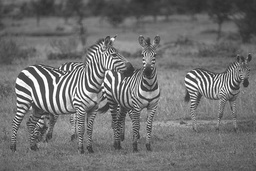
#> input picture Lab 1/test04.jpg, 256 x 171 px, shrunk from 481 x 321 before the run, given in place of test00.png, which was not available
$ python 32281013_Lab1_Submission.py.py
#> lines starting #> are read from the running program, lines starting #| are printed output that depends on the picture; after the words box and inside, x2 and y2 are one past the last pixel; in counts of white or black regions, pixels touching at a corner belong together; pictures that were not available may be replaced by others from this repository, and a replacement may not be noted
#!/usr/bin/env python
# coding: utf-8

# In[1]:


import os
import numpy as np
from matplotlib import pyplot as plt
import cv2
from numpy import nan


# In[2]:


student_id = 32281013
student_name = "Avvienash Jaganathan"


# In[3]:


"""
NOTE: None of the code were generated using an AI coding program. All code were manually written by me
"""


# # Task 1: Implement a function to perform convolution

# In[4]:


def conv(im, A):

    H, W = im.shape
    h, w = A.shape
    B = np.zeros((H-h+1,W-w+1))

    for x in range((H-h+1)*(W-w+1)):
            r = x // (W-w+1)
            c = x % (W-w+1)
            B[r,c] = np.sum(np.multiply(A,im[r:r+h,c:c+w]))


    return B


# In[5]:


"""
Assumpitions:
 - The kernel size is a multiple of the image size
 - Stride = 1
 - Padding = 0

The function takes two arguments:

    im: a 2D numpy array representing the input image.
    A: a 2D numpy array representing the filter.

First, the function extracts the height and width of the input image using the shape attribute of the numpy array.
It also extracts the height and width of the filter.

Then, the function creates a new numpy array B with dimensions (H-h+1, W-w+1),
where H and W are the height and width of the input image, and h and w are the height and width of the filter.
B is the output array that will store the result of the convolution.

Next, the function performs the convolution operation
by looping through all the possible positions of the filter A over the input image im.
For each position, it multiplies the filter A element-wise with the corresponding subregion of the input image im,
and then takes the sum of the resulting values.
This sum is then stored in the output array B at the corresponding position.

Finally, the function returns the output array B.
The output size can be determined using the formula: Output_size = Input_size - Kernel_size + 1

In summary, the conv function performs 2D convolution of an input image with a filter by sliding the filter over the image and computing the sum of element-wise products between the filter and the corresponding subregion of the image at each position.

"""


# In[6]:


kernel = (1/159) *  np.array([[2, 4, 5, 4, 2], [4, 9, 12, 9, 4], [5, 12, 15, 12, 5], [4, 9, 12, 9, 4], [2, 4, 5, 4, 2]])


# In[7]:


def gaus(size,sigma):
    k = (size-1)/2
    G = np.zeros((size,size))
    for x in range(size*size):
        i = x%size;
        j = x//size;
        G[i,j] = (1/(2*np.pi*sigma**2))*np.exp(-((i-k)**2+(j-k)**2)/(2*sigma**2))

    return G


# In[8]:


"""
Function Name: gaus

Inputs:

size: an integer representing the size of the kernel.
sigma: a float representing the standard deviation of the Gaussian distribution.

Output:

A 2D numpy array representing the Gaussian kernel.

Function Description:

Generates a 2D Gaussian kernel of the specified size and standard deviation using the Gaussian distribution formula.
Returns the generated Gaussian kernel as a 2D numpy array.

"""


# In[9]:


im = cv2.imread('./test00.png',cv2.IMREAD_GRAYSCALE)
#> im is the input picture: shape (171, 256); min 26, max 255, mean 112

print("The image size is: ",im.shape)
#| The image size is:  (171, 256)
plt.imshow(im, cmap='gray')
plt.colorbar()
plt.title("Original Image")
plt.show()

im_blur = conv(im, kernel)
im_blur = (255*(im_blur - np.min(im_blur))/np.ptp(im_blur)).astype(np.uint8)

print("The image size is: ",im_blur.shape)
#| The image size is:  (167, 252)
plt.imshow(im_blur,cmap='gray')
plt.colorbar()
plt.title("Blured Image")
plt.show()


# # Task 2: Calculate the image gradients
#

# In[10]:


# Write your code here
sobel_x = np.array([[-1, 0, 1], [-2, 0, 2], [-1, 0, 1]])
sobel_y = np.array([[-1, -2, -1], [0, 0, 0], [1, 2, 1]])

grad_x = conv(im_blur,sobel_x)
grad_y = conv(im_blur,sobel_y)
#> after the loop in conv (call 3), `for x in range((H-h+1)*(W-w+1)):`:
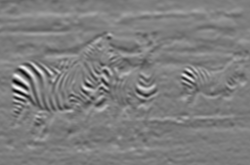
#> B: shape (165, 250) float64; min -450, max 462, mean 2.4; drawn with min black and max white


# In[11]:


# Show results here
print("The image size is: ",grad_x.shape)
#| The image size is:  (165, 250)
plt.imshow(grad_x,cmap='gray')
plt.colorbar()
plt.title("Gradient X")
plt.show()

print("The image size is: ",grad_y.shape)
#| The image size is:  (165, 250)
plt.imshow(grad_y,cmap='gray')
plt.colorbar()
plt.title("Gradient Y")
plt.show()


# In[12]:


## Demonstrate your understanding by answering the question below:
## Looking at the filter coefficients, explain how a sobel filter picks out horizontal edges?

"""
The Sobel filter for detecting horizontal edges has a row of coefficients that are designed
to highlight horizontal edges that run from right to left (-1, 0, 1),
and a row of coefficients that are designed to highlight horizontal edges that run from left to right (1, 0, -1).

The Sobel filter detects horizontal edges by comparing the difference of pixel values between two adjacent columns in the image.

If a pixel in the image has a high value and is located to the left of a pixel with a low value, the filter will produce a large positive value in the corresponding output pixel.

If a pixel in the image has a low value and is located to the left of a pixel with a high value, the filter will produce a large negative value in the corresponding output pixel.

Overall, the Sobel filter for detecting horizontal edges works by using a difference of pixel values between two adjacent columns in the image.

The kernel coefficients are designed to highlight horizontal edges that run from right to left or from left to right, depending on the sign of the coefficients.
"""


# # Task 3: Calculate gradient magnitude

# In[13]:


grad_mag = np.hypot(grad_x,grad_y)


# In[14]:


# Show results here
print("The image size is: ",grad_mag.shape)
#| The image size is:  (165, 250)
plt.imshow(grad_mag,cmap='gray')
plt.colorbar()
plt.title("Grad mag")
plt.show()


# In[15]:


# Demonstrate your understanding by answering the question below:
# What differences in gradient magnitude would be observed for a corner, edge and solid region?
"""
For a corner, where there is a sharp change in intensity in two perpendicular directions,
the gradient magnitude will be high in both directions,
resulting in a large gradient magnitude overall.

For an edge, where there is a gradual change in intensity in one direction,
the gradient magnitude will be high in that direction and low in the perpendicular direction,
resulting in a moderate gradient magnitude overall.

For a solid region, where there is little to no change in intensity,
the gradient magnitude will be low in all directions,
resulting in a small gradient magnitude overall.
"""


# # Task 4: Calculate gradient orientation

# In[16]:


# Write your code here
grad_ori = (np.round( np.arctan2(-grad_y,grad_x)/(np.pi/4))*45)
grad_ori[grad_ori < 0] += 180 # convert negative angles to positive
grad_ori[grad_ori == 180] = 0 # 180 and 0 are the same, so set as 0
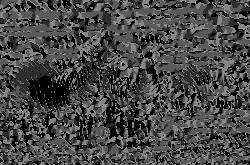
#> grad_ori: shape (165, 250) float64; min 0, max 135, mean 69
grad_ori[np.multiply(grad_x == 0, grad_y == 0)] = 180 # if grad x and grad y are 0, The ori is undefined.
#> grad_ori: shape (165, 250) float64; 0.07% of pixels changed, all inside (x1, y1, x2, y2) = (28, 1, 247, 165)


# In[17]:


# Show results here


"""
0°: |
45°: \
90°: -
135°: /

"""

print("The image size is: ",grad_ori.shape)
#| The image size is:  (165, 250)
plt.imshow(grad_ori, cmap= "ocean")
plt.colorbar()
plt.title("Gradient Orientaion rounded to nearst 45 deg")
plt.show()
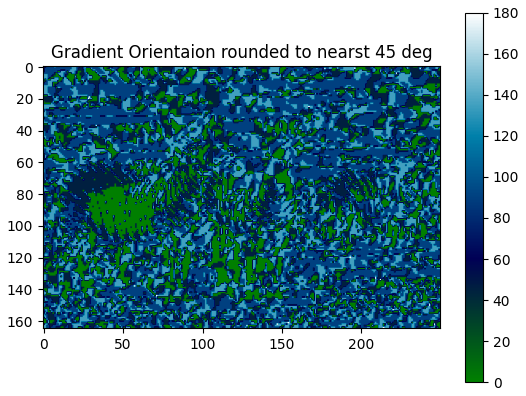
#> figure drawn by matplotlib, 2 panels


# In[18]:


# Demonstrate your understanding by answering the question below:
# How could the gradient orientation be used to obtain rotational invariance for patch matching?
"""
The gradient orientation can be used to obtain rotational invariance for patch matching
by aligning the gradients of the patches being compared.

To do this, we can calculate the gradient orientation for each patch using a Sobel filter,
as we did previously.
Then, we can rotate each patch
so that the dominant gradient orientation aligns with a fixed direction,
such as the vertical axis. This is achieved by rotating the patch
by the opposite angle of the dominant gradient orientation.

By aligning the dominant gradient orientation of each patch,
we ensure that they have the same orientation before matching,
and thus are more likely to be similar regardless of their orientation in the image.

Once the patches are aligned,
we can use any patch matching algorithm,
such as normalized cross-correlation, to compare them.
The result of the matching algorithm will be invariant to rotations of the patches,
as we have aligned their dominant gradient orientation.

In summary, we can use the gradient orientation to obtain rotational invariance for patch matching
by aligning the dominant gradient orientation of each patch to a fixed direction before comparing them.

"""


# # Task 5: Extend your code to perform non-maximal suppression

# In[19]:


def non_max_sup(mag,angle):

    H, W = mag.shape
    M = np.zeros((H,W))

    for i in range((H-2)*(W-2)):
        r = i // (W-2) + 1
        c = i % (W-2) + 1


        m = mag[r,c]

        if (m == 0):
            continue

        mu = mag[r-1,c]
        mul = mag[r-1,c-1]
        mur = mag[r-1,c+1]
        mr = mag[r,c+1]
        ml = mag[r,c-1]
        md = mag[r+1,c]
        mdl = mag[r+1,c-1]
        mdr = mag[r+1,c+1]

        match angle[r,c]:
            case 0:
                if (m >= ml) and (m >= mr):
                    M[r,c] = m
            case 45:
                if (m >= mur) and (m >= mdl):
                    M[r,c] = m
            case 90:
                if (m >= mu) and (m >= md):
                    M[r,c] = m
            case 135:
                if (m >= mul) and (m >= mdr):
                    M[r,c] = m
#> this loop made 40424 passes
#> (m, mu, mul, mur, mr, ml, md, mdl) on passes 1 to 3: (79.12, 64.4, 71.06, 60.42, 85.15, 78.6, 76.49, 68.96), (85.15, 60.42, 64.4, 63.2, 91.27, 79.12, 85.05, 76.49), (91.27, 63.2, 60.42, 65.51, 90.8, 85.15, 88.36, 85.05)
#| The image size is:  (165, 250)
    return M


# In[20]:


"""

Function Name: non_max_sup

Inputs:

mag: a 2D numpy array representing the magnitude of the edge response.
angle: a 2D numpy array representing the angle of the edge response.

Output:

A 2D numpy array representing the non-maximum suppressed edge response.

Function Description:

Performs non-maximum suppression on the edge response to thin edges to a single pixel width.
Returns the non-maximum suppressed edge response as a 2D numpy array.

"""


# In[21]:


def double_thres(M,tl,th):
    low_thres = tl
    high_thres = th

    T = np.zeros_like(M)

    T[M > low_thres] = 1
    T[M > high_thres] = -1

    return T


# In[22]:


"""

Function Name: double_thres

Inputs:

M: a 2D numpy array representing the non-maximum suppressed edge response.
tl: a float representing the low threshold value.
th: a float representing the high threshold value.

Output:

A 2D numpy array representing the thresholded edge response.

Function Description:

Applies double thresholding to the non-maximum suppressed edge response to identify strong and weak edges.
Returns a binary image where the strong edges are set to -1 and the weak edges are set to 1.

"""


# In[23]:


# [10 lines left out: function single_thres, not called in this run]


# In[24]:


"""

Function Name: single_thres

Inputs:

M: a 2D numpy array representing the non-maximum suppressed edge response.
t: a float representing the threshold value. (Optional, default value is 0.2)

Output:

A 2D numpy array representing the thresholded edge response.

Function Description:

Applies single thresholding to the non-maximum suppressed edge response to identify edges.
Returns a binary image where the edges are set to 1 and the non-edges are set to 0.

"""


# In[25]:


def connectivity_analysis_4_connected(M):

    labels = {}


    l = 1
    rm  = np.array([])
    T = np.zeros_like(M)
    h,w = M.shape

    for r in range(h):
        for c in range(w):

            m = M[r,c]
            if m == 0:
                continue

            if (r == 0) and (c  == 0):
                t_n = np.array([T[r,c+1],T[r+1,c]])
            elif (r == h-1) and (c  == 0):
                t_n = np.array([T[r-1,c],T[r,c+1]])
            elif (r == 0) and (c  == w-1):
                t_n = np.array([T[r,c-1],T[r+1,c]])
            elif (r == h-1) and (c  == w-1):
                t_n = np.array([T[r-1,c],T[r,c-1]])
            elif (r == 0):
                t_n = np.array([T[r,c+1],T[r,c-1],T[r+1,c]])
            elif (c  == 0):
                t_n = np.array([T[r-1,c],T[r,c+1],T[r+1,c]])
            elif (r == h-1):
                t_n = np.array([T[r-1,c],T[r,c+1],T[r,c-1]])
            elif (c  == w-1):
                t_n = np.array([T[r-1,c],T[r,c-1],T[r+1,c]])
            else:
                t_n = np.array([T[r-1,c],T[r,c+1],T[r,c-1],T[r+1,c]])


            for n in range(np.prod(t_n.shape)):
                if (t_n[n] != 0) and (T[r,c] == 0):
                    T[r,c] = t_n[n]
                elif (t_n[n] != 0) and (T[r,c] != 0) and (T[r,c] != t_n[n]):
                    T_max = np.max([T[r,c],t_n[n]])
                    T[r,c] = np.min([T[r,c],t_n[n]])
                    labels[T[r,c]] = np.unique(np.concatenate((labels[T[r,c]], labels[T_max]))).astype(int)
                    rm = np.unique(np.append(rm, T_max))


            if T[r,c] == 0:
                T[r,c] = l
                labels[l] = np.array([l])
                l += 1


    for lb in rm:
        labels.pop(lb)


    for r in range(h):
        for c in range(w):
            t = T[r,c]
            if t == 0:
                continue
            for key in labels.keys():
                arr = labels[key]
                for lb in arr:
                    if t == lb:
                        t = key
                        break
            T[r,c] = t
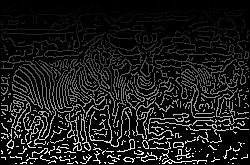
#> T: shape (165, 250) float64; min 0, max 2350, mean 255.6; drawn with min black and max white

    M_c = np.zeros_like(M)
    M_c[M == -1] = 1
    for lb in labels.keys():
        if (np.sum(np.multiply((M == -1),(T == lb))) > 0):
            M_c[np.multiply((M == 1),(T == lb))] = 1
#> this loop made 1686 passes
#> lb on passes 23 to 25: 24, 25, 26
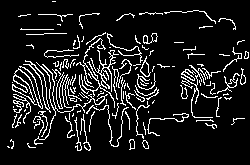
#> M_c: shape (165, 250) float64; values 0 (black) and 1 (white), 10.8% white in thin lines or dots, all inside (x1, y1, x2, y2) = (7, 1, 249, 151)

    return M_c,T


# In[26]:


"""
Function Name: connectivity_analysis_4_connected

Inputs:

M: a 2D numpy array representing a binary image, where 0 represents the background and 1 represents the foreground.

Outputs:

labels: a dictionary where the keys are the integer labels for each connected component in the image and the values are numpy arrays containing the coordinates of each pixel belonging to the component.

Function Description:

This function performs 4-connected connectivity analysis on a binary image and returns the labels for each connected component.
Finalize the detection of edges by suppressing all the other edges that are weak and not connected to strong edges.

"""


# In[27]:


# [81 lines left out: function connectivity_analysis_8_connected, not called in this run]


# In[28]:


"""
Function Name: connectivity_analysis_8_connected

Inputs:

M: a 2D numpy array representing a binary image, where 0 represents the background and 1 represents the foreground.

Outputs:

labels: a dictionary where the keys are the integer labels for each connected component in the image and the values are numpy arrays containing the coordinates of each pixel belonging to the component.

Function Description:

This function performs 8-connected connectivity analysis on a binary image and returns the labels for each connected component.
Finalize the detection of edges by suppressing all the other edges that are weak and not connected to strong edges.

"""


# In[29]:


def median_filter(img_noisy):

    m, n = img_noisy.shape

    # Traverse the image. For every 3X3 area,
    # find the median of the pixels and
    # replace the center pixel by the median
    img_new = np.zeros([m, n])

    for i in range(1, m-1):
        for j in range(1, n-1):
            temp = [img_noisy[i-1, j-1],
                   img_noisy[i-1, j],
                   img_noisy[i-1, j + 1],
                   img_noisy[i, j-1],
                   img_noisy[i, j],
                   img_noisy[i, j + 1],
                   img_noisy[i + 1, j-1],
                   img_noisy[i + 1, j],
                   img_noisy[i + 1, j + 1]]

            temp = sorted(temp)
            img_new[i, j]= temp[4]
    return img_new


# In[30]:


"""

Name: median_filter

Inputs:

img_noisy: a 2D numpy array representing the noisy image.

Outputs:

img_new: a 2D numpy array representing the filtered image.

Description:

The median_filter function applies a median filter to a noisy image.
It then computes the median value of the pixel values in the window and replaces the center pixel value with the median value.
Good for salt and pepper noise

"""


# In[31]:


# [17 lines left out: function adaptive_filtering, not called in this run]


# In[32]:


"""

Name: adaptive_filtering

Inputs:

M: a 2D numpy array representing the input image.
kernel_size: an integer representing the size of the kernel (must be odd).
mu: a float representing a constant that is used in the scaling factor.

Outputs:

M_new: a 2D numpy array representing the filtered image.

Description:
The adaptive_filtering function applies an adaptive filter to an input image M.
"""


# In[ ]:


M_non_max = non_max_sup(grad_mag,grad_ori)

print("The image size is: ",M_non_max.shape)
plt.imshow(M_non_max,cmap='gray') #tab20c
plt.colorbar()
plt.title("Non Max Sup")
plt.show()


th = np.sum(M_non_max)/np.sum([M_non_max != 0])
tl = np.mean(M_non_max)
M_thres = double_thres(M_non_max,tl,th)

plt.imshow(np.array(M_thres),cmap='gray') #tab20c
plt.colorbar()
plt.title("Threshold")
plt.show()

M_connected,T = connectivity_analysis_4_connected(M_thres)

plt.imshow(T,cmap='tab20c') #tab20c
plt.colorbar()
plt.title("Connectivity Blobs")
plt.show()


plt.imshow(M_connected,cmap='gray') #tab20c
plt.colorbar()
plt.title("Final")
plt.show()


# In[ ]:


# Demonstrate your understanding by answering the question below:
# Explain how you chose the threshold for non-maximal suppression?
"""
For the upper threshold, I used the mean of all the non zero grad magnitude values multipled by a factor
For the lower threshold, I used the mean of all the grad magnitude values multipled by a factor

"""


# # Task 6: Find the helipad

# In[ ]:


# Write your code here
im = cv2.imread('./task6_helipad.png',cv2.IMREAD_GRAYSCALE)
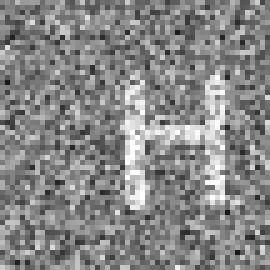
#> input picture Lab 1/task6_helipad.png, 54 x 54 px, shrunk from 101 x 101 before the run (shown 5 times larger)
#> im is the input picture: shape (54, 54); min 23, max 255, mean 135.1

print("The image size is: ",im.shape)
#| The image size is:  (54, 54)

plt.imshow(im, cmap='gray')
plt.colorbar()
plt.title("Original Image")
plt.show()

im_denoised =  median_filter(im)

print("The image size is: ",im_denoised.shape)
#| The image size is:  (54, 54)
print("Type: ",im_denoised.dtype)
#| Type:  float64

plt.imshow(im_denoised, cmap='gray')
plt.colorbar()
plt.title("Denoised Image")
plt.show()


#im_blur = adaptive_filtering(im_denoised,11,100)
im_blur = conv(im_denoised,gaus(20,3))


print("The image size is: ",im_blur.shape)
#| The image size is:  (35, 35)

plt.imshow(im_blur,cmap='gray')
plt.colorbar()
plt.title("Blured Image")
plt.show()

grad_x = conv(im_blur,sobel_x)
grad_y = conv(im_blur,sobel_y)

print("The image size is: ",grad_x.shape)
#| The image size is:  (33, 33)

plt.imshow(grad_x,cmap='gray')
plt.colorbar()
plt.title("Grad X")
plt.show()
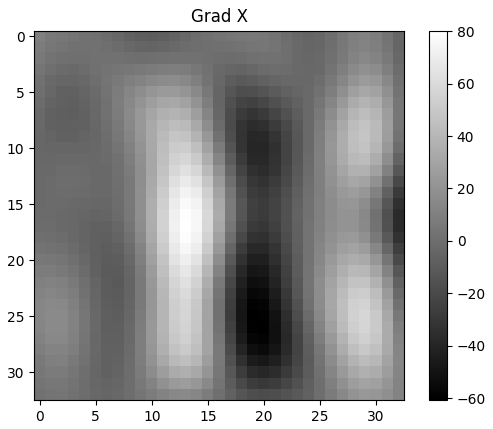
#> figure drawn by matplotlib, 2 panels

print("The image size is: ",grad_y.shape)
#| The image size is:  (33, 33)

plt.imshow(grad_y,cmap='gray')
plt.colorbar()
plt.title("Grad Y")
plt.show()
#> (the rest of the program and of its run is left out)
